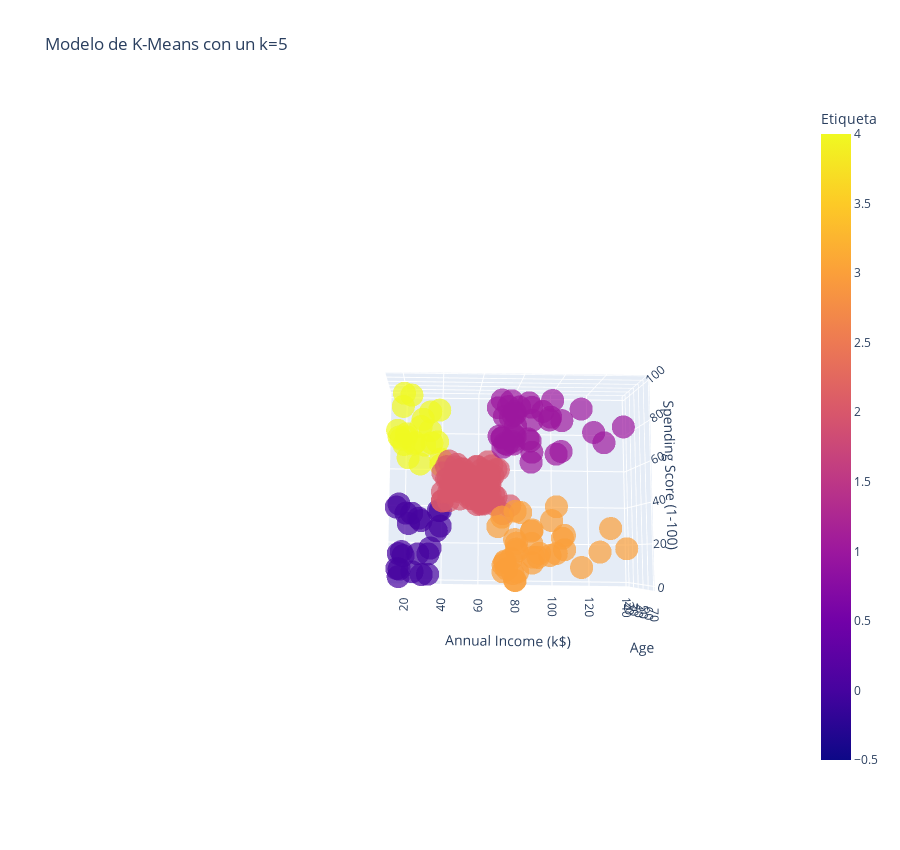

The notebook cell this image was saved under:
### Code cell
# Crear un modelo 3D de los datos agrupados

Grafica_3D = px.scatter_3d(Data, x='Annual Income (k$)', y='Spending Score (1-100)', z='Age', color='Etiqueta', symbol='Etiqueta', symbol_map={0: 'circle', 1: 'circle', 2: 'circle', 3: 'circle', 4: 'circle', 5: 'circle'}, opacity=0.7, width=900, height=850, title=f'Modelo de K-Means con un k={5}', labels={'label': 'Cluster'}, color_discrete_map={})
Grafica_3D.update_layout(showlegend=False)

### Figure 1 — Plotly figure (JSON) as saved in the notebook; plotly's stock layout.template omitted (floating-point values rounded to 4 significant figures)
{"data": [{"hovertemplate": "Etiqueta=%{marker.color}<br>Annual Income (k$)=%{x}<br>Spending Score (1-100)=%{y}<br>Age=%{z}<extra></extra>", "legendgroup": "0", "marker": {"color": [0, 0, 0, 0, 0, 0, 0, 0, 0, 0, 0, 0, 0, 0, 0, 0, 0, 0, 0, 0, 0, 0, 0], "coloraxis": "coloraxis", "opacity": 0.7, "symbol": "circle"}, "mode": "markers", "name": "0", "scene": "scene", "showlegend": true, "type": "scatter3d", "x": [15, 16, 17, 18, 19, 19, 20, 20, 21, 23, 24, 25, 28, 28, 29, 30, 33, 33, 34, 37, 38, 39, 39], "y": [39, 6, 40, 6, 3, 14, 15, 13, 35, 29, 35, 5, 14, 32, 31, 4, 4, 14, 17, 26, 35, 36, 28], "z": [19, 20, 31, 35, 64, 67, 58, 37, 35, 52, 35, 46, 54, 45, 40, 60, 53, 49, 42, 36, 65, 48, 49]}, {"hovertemplate": "Etiqueta=%{marker.color}<br>Annual Income (k$)=%{x}<br>Spending Score (1-100)=%{y}<br>Age=%{z}<extra></extra>", "legendgroup": "4", "marker": {"color": [4, 4, 4, 4, 4, 4, 4, 4, 4, 4, 4, 4, 4, 4, 4, 4, 4, 4, 4, 4, 4, 4, 4], "coloraxis": "coloraxis", "opacity": 0.7, "symbol": "circle"}, "mode": "markers", "name": "4", "scene": "scene", "showlegend": true, "type": "scatter3d", "x": [15, 16, 17, 18, 19, 19, 20, 20, 21, 23, 24, 25, 28, 28, 29, 30, 33, 33, 34, 37, 38, 39, 39], "y": [81, 77, 76, 94, 72, 99, 77, 79, 66, 98, 73, 73, 82, 61, 87, 73, 92, 81, 73, 75, 92, 61, 65], "z": [21, 23, 22, 23, 30, 35, 24, 22, 20, 35, 25, 31, 29, 35, 23, 21, 18, 21, 30, 20, 24, 31, 24]}, {"hovertemplate": "Etiqueta=%{marker.color}<br>Annual Income (k$)=%{x}<br>Spending Score (1-100)=%{y}<br>Age=%{z}<extra></extra>", "legendgroup": "2", "marker": {"color": [2, 2, 2, 2, 2, 2, 2, 2, 2, 2, 2, 2, 2, 2, 2, 2, 2, 2, 2, 2, 2, 2, 2, 2, 2, 2, 2, 2, 2, 2, 2, 2, 2, 2, 2, 2, 2, 2, 2, 2, 2, 2, 2, 2, 2, 2, 2, 2, 2, 2, 2, 2, 2, 2, 2, 2, 2, 2, 2, 2, 2, 2, 2, 2, 2, 2, 2, 2, 2, 2, 2, 2, 2, 2, 2, 2, 2, 2, 2], "coloraxis": "coloraxis", "opacity": 0.7, "symbol": "circle"}, "mode": "markers", "name": "2", "scene": "scene", "showlegend": true, "type": "scatter3d", "x": [40, 40, 40, 40, 42, 42, 43, 43, 43, 43, 44, 44, 46, 46, 46, 46, 47, 47, 48, 48, 48, 48, 48, 48, 49, 49, 50, 50, 54, 54, 54, 54, 54, 54, 54, 54, 54, 54, 54, 54, 57, 57, 58, 58, 59, 59, 60, 60, 60, 60, 60, 60, 61, 61, 62, 62, 62, 62, 62, 62, 63, 63, 63, 63, 63, 63, 64, 64, 65, 65, 65, 65, 67, 67, 67, 67, 69, 71, 76], "y": [55, 47, 42, 42, 52, 60, 54, 60, 45, 41, 50, 46, 51, 46, 56, 55, 52, 59, 51, 59, 50, 48, 59, 47, 55, 42, 49, 56, 47, 54, 53, 48, 52, 42, 51, 55, 41, 44, 57, 46, 58, 55, 60, 46, 55, 41, 49, 40, 42, 52, 47, 50, 42, 49, 41, 48, 59, 55, 56, 42, 50, 46, 43, 48, 52, 54, 42, 46, 48, 50, 43, 59, 43, 57, 56, 40, 58, 35, 40], "z": [50, 27, 29, 31, 49, 33, 31, 59, 50, 47, 51, 69, 27, 53, 70, 19, 67, 54, 63, 18, 43, 68, 19, 32, 70, 47, 60, 60, 59, 26, 45, 40, 23, 49, 57, 38, 67, 46, 21, 48, 55, 22, 34, 50, 68, 18, 48, 40, 32, 24, 47, 27, 48, 20, 23, 49, 67, 26, 49, 21, 66, 54, 68, 66, 65, 19, 38, 19, 18, 19, 63, 49, 51, 50, 27, 38, 40, 43, 28]}, {"hovertemplate": "Etiqueta=%{marker.color}<br>Annual Income (k$)=%{x}<br>Spending Score (1-100)=%{y}<br>Age=%{z}<extra></extra>", "legendgroup": "1", "marker": {"color": [1, 1, 1, 1, 1, 1, 1, 1, 1, 1, 1, 1, 1, 1, 1, 1, 1, 1, 1, 1, 1, 1, 1, 1, 1, 1, 1, 1, 1, 1, 1, 1, 1, 1, 1, 1, 1, 1, 1], "coloraxis": "coloraxis", "opacity": 0.7, "symbol": "circle"}, "mode": "markers", "name": "1", "scene": "scene", "showlegend": true, "type": "scatter3d", "x": [69, 70, 71, 71, 71, 72, 73, 73, 74, 75, 76, 77, 77, 78, 78, 78, 78, 78, 78, 79, 81, 85, 86, 87, 87, 87, 88, 88, 93, 97, 98, 99, 101, 103, 103, 113, 120, 126, 137], "y": [91, 77, 95, 75, 75, 71, 88, 73, 72, 93, 87, 97, 74, 90, 88, 76, 89, 78, 73, 83, 93, 75, 95, 63, 75, 92, 86, 69, 90, 86, 88, 97, 68, 85, 69, 91, 79, 74, 83], "z": [39, 31, 40, 38, 39, 31, 29, 32, 35, 32, 32, 28, 32, 34, 39, 38, 27, 30, 30, 29, 31, 36, 33, 32, 28, 36, 30, 27, 35, 32, 29, 30, 28, 36, 32, 38, 35, 32, 30]}, {"hovertemplate": "Etiqueta=%{marker.color}<br>Annual Income (k$)=%{x}<br>Spending Score (1-100)=%{y}<br>Age=%{z}<extra></extra>", "legendgroup": "3", "marker": {"color": [3, 3, 3, 3, 3, 3, 3, 3, 3, 3, 3, 3, 3, 3, 3, 3, 3, 3, 3, 3, 3, 3, 3, 3, 3, 3, 3, 3, 3, 3, 3, 3, 3, 3, 3, 3], "coloraxis": "coloraxis", "opacity": 0.7, "symbol": "circle"}, "mode": "markers", "name": "3", "scene": "scene", "showlegend": true, "type": "scatter3d", "x": [70, 71, 71, 72, 73, 73, 74, 75, 77, 77, 78, 78, 78, 78, 78, 78, 79, 81, 85, 86, 87, 87, 87, 88, 88, 93, 97, 98, 99, 101, 103, 103, 113, 120, 126, 137], "y": [29, 11, 9, 34, 5, 7, 10, 5, 12, 36, 22, 17, 20, 16, 1, 1, 35, 5, 26, 20, 27, 13, 10, 13, 15, 14, 32, 15, 39, 24, 17, 23, 8, 16, 28, 18], "z": [23, 59, 47, 25, 20, 44, 19, 57, 25, 48, 34, 43, 44, 47, 37, 34, 56, 19, 50, 42, 36, 40, 36, 52, 58, 59, 37, 46, 41, 54, 41, 34, 33, 47, 45, 32]}], "layout": {"coloraxis": {"colorbar": {"title": {"text": "Etiqueta"}}, "colorscale": [[0, "#0d0887"], [0.1111, "#46039f"], [0.2222, "#7201a8"], [0.3333, "#9c179e"], [0.4444, "#bd3786"], [0.5556, "#d8576b"], [0.6667, "#ed7953"], [0.7778, "#fb9f3a"], [0.8889, "#fdca26"], [1, "#f0f921"]]}, "height": 850, "legend": {"title": {"text": "Etiqueta"}, "tracegroupgap": 0}, "scene": {"aspectmode": "auto", "aspectratio": {"x": 1.429, "y": 1.148, "z": 0.6093}, "camera": {"center": {"x": -0.4226, "y": 0.3354, "z": -0.3943}, "eye": {"x": -0.4134, "y": -0.3965, "z": 4.591}, "projection": {"type": "perspective"}, "up": {"x": 0, "y": 0, "z": 1}}, "domain": {"x": [0, 1], "y": [0, 1]}, "xaxis": {"title": {"text": "Annual Income (k$)"}, "type": "linear"}, "yaxis": {"title": {"text": "Spending Score (1-100)"}, "type": "linear"}, "zaxis": {"title": {"text": "Age"}, "type": "linear"}}, "showlegend": false, "title": {"text": "Modelo de K-Means con un k=5"}, "width": 900}}
